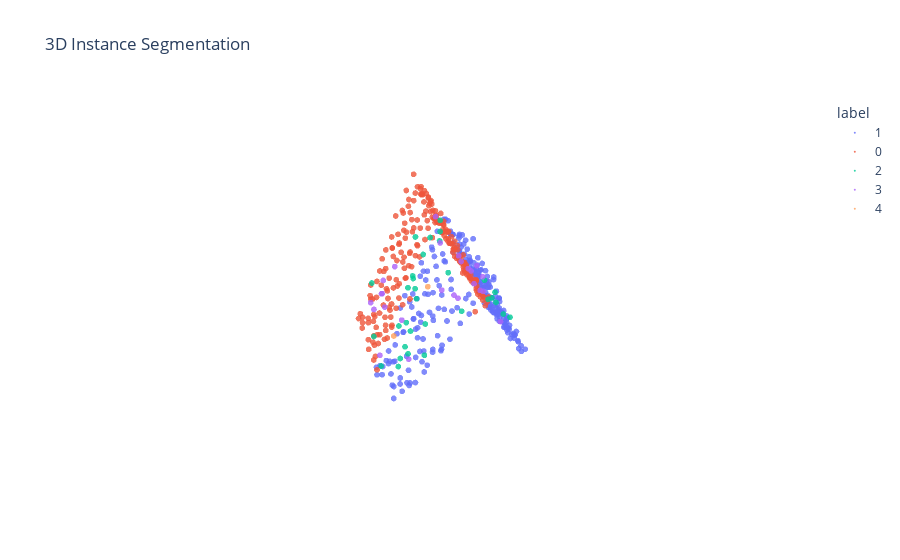

Write notebook code for a chart like this one.
### Code cell
# Load a test point cloud
test_point_cloud = load_clean_point_cloud("data/roofNTNU/train_test_split/points_test/182371181-2.txt")  # Assuming XYZ format

# Run real-time inference & visualization
labels, embeddings = inference_on_point_cloud(model, test_point_cloud, device=device, clustering='meanshift')

# labels = filter_clusters(labels)

print("New predicted labels:", np.unique(labels))
visualize_embeddings(embeddings, labels, method='tsne')
visualize_clusters_plotly(test_point_cloud, labels)

### Figure 1 — Plotly figure (JSON) as saved in the notebook; plotly's stock layout.template omitted (floating-point values rounded to 4 significant figures; data arrays with more than 128 entries replaced by an {"elided": "..."} marker saying what was removed)
{"data": [{"hovertemplate": "label=1<br>x=%{x}<br>y=%{y}<br>z=%{z}<extra></extra>", "legendgroup": "1", "marker": {"color": "#636efa", "opacity": 0.8, "size": 2, "symbol": "circle"}, "mode": "markers", "name": "1", "scene": "scene", "showlegend": true, "type": "scatter3d", "x": {"elided": "232 float values"}, "y": {"elided": "232 float values"}, "z": {"elided": "232 float values"}}, {"hovertemplate": "label=0<br>x=%{x}<br>y=%{y}<br>z=%{z}<extra></extra>", "legendgroup": "0", "marker": {"color": "#EF553B", "opacity": 0.8, "size": 2, "symbol": "circle"}, "mode": "markers", "name": "0", "scene": "scene", "showlegend": true, "type": "scatter3d", "x": {"elided": "221 float values"}, "y": {"elided": "221 float values"}, "z": {"elided": "221 float values"}}, {"hovertemplate": "label=2<br>x=%{x}<br>y=%{y}<br>z=%{z}<extra></extra>", "legendgroup": "2", "marker": {"color": "#00cc96", "opacity": 0.8, "size": 2, "symbol": "circle"}, "mode": "markers", "name": "2", "scene": "scene", "showlegend": true, "type": "scatter3d", "x": [0.04881, 0.4763, 0.3565, 0.3605, 0.1067, 0.03882, 0.2306, 0.2186, 0.4304, 0.06679, -0.121, 0.1847, 0.1028, 0.3565, 0.1667, -0.1849, -0.03709, 0.1247, -0.165, 0.3625, 0.4644, 0.2546, 0.1567, 0.1927, 0.3445, 0.4983, -0.2009, 0.4664, 0.006857, 0.4604, 0.3485, 0.09076], "y": [0.06614, -0.1496, -0.4553, 0.3139, -0.06372, 0.8173, 0.004204, 0.3838, 0.15, -0.02976, 0.5077, -0.08769, 0.1341, 0.7014, -0.1217, -0.2555, 0.6775, -0.8469, 0.4138, 0.1241, 0.2419, 0.05415, 0.6735, -0.1536, 0.04416, 0.154, 0.3338, 0.1341, -0.3095, 0.4397, -0.05573, 0.7094], "z": [0.1133, -0.1305, -0.1165, 0.001383, 0.06731, 0.02336, 0.02136, 0.08529, -0.05456, 0.09728, -0.002613, 0.02735, 0.1073, 0.06731, 0.02735, 0.08929, 0.003381, -0.06055, -0.008606, -0.03458, -0.05256, 0.009374, 0.09128, 0.003381, -0.02858, -0.08652, -0.02459, -0.07653, 0.07131, -0.03058, -0.04656, 0.06531]}, {"hovertemplate": "label=3<br>x=%{x}<br>y=%{y}<br>z=%{z}<extra></extra>", "legendgroup": "3", "marker": {"color": "#ab63fa", "opacity": 0.8, "size": 2, "symbol": "circle"}, "mode": "markers", "name": "3", "scene": "scene", "showlegend": true, "type": "scatter3d", "x": [0.3325, 0.2206, 0.2146, -0.6165, 0.1727, 0.4624, -0.2668, -0.3887, 0.2506, 0.09476, 0.002861, -0.3907, 0.08877, -0.2688, -0.165, 0.3285, 0.3305, -0.4327, 0.4344, 0.2446, -0.4986, 0.09476, 0.1207, 0.3045, 0.1867], "y": [0.6335, -0.6731, -0.729, -0.5272, -0.6051, 0.2419, -0.4313, -0.1436, 0.3558, 0.5236, 0.4837, 0.06214, 0.1201, 0.4237, 0.16, 0.8313, -0.03975, -0.1117, -0.2335, -0.4353, -0.4173, -0.4913, -0.6511, 0.5576, -0.5652], "z": [0.0793, -0.09451, -0.08452, -0.06654, -0.05655, -0.06454, 0.0773, -0.02459, 0.05532, 0.09528, 0.06132, -0.05855, 0.1013, -0.07453, 0.02336, 0.1113, -0.03458, -0.06255, -0.1225, -0.06055, -0.03058, 0.005379, -0.03658, 0.0733, -0.05056]}, {"hovertemplate": "label=4<br>x=%{x}<br>y=%{y}<br>z=%{z}<extra></extra>", "legendgroup": "4", "marker": {"color": "#FFA15A", "opacity": 0.8, "size": 2, "symbol": "circle"}, "mode": "markers", "name": "4", "scene": "scene", "showlegend": true, "type": "scatter3d", "x": [0.2326, 0.3725], "y": [0.168, -0.1017], "z": [0.04134, -0.07054]}], "layout": {"legend": {"title": {"text": "label"}, "tracegroupgap": 0}, "scene": {"domain": {"x": [0, 1], "y": [0, 1]}, "xaxis": {"title": {"text": "x"}, "visible": false}, "yaxis": {"title": {"text": "y"}, "visible": false}, "zaxis": {"title": {"text": "z"}, "visible": false}}, "title": {"text": "3D Instance Segmentation"}}}
